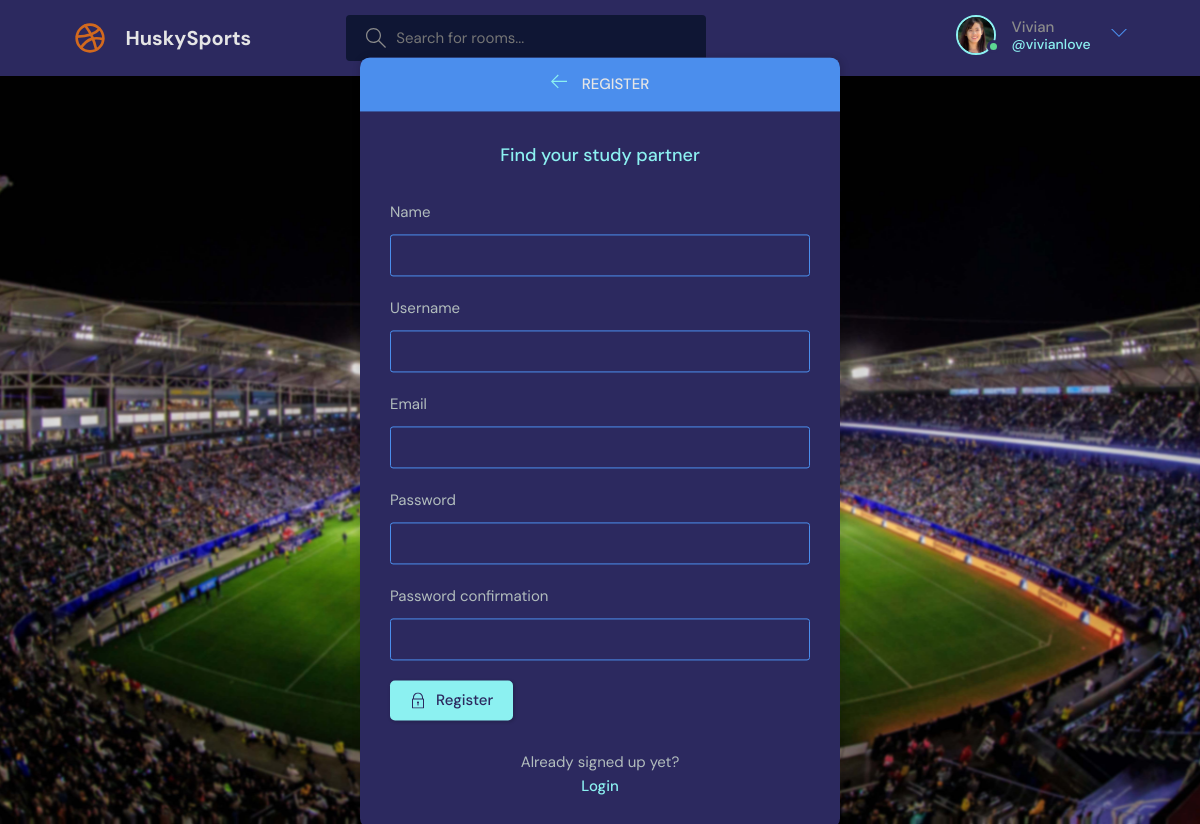
The app's page /register/ (signed in) with its own data.
### baseapp/models.py (models this page shows)
class User(AbstractUser):
    name = models.CharField(max_length=200, null=True)
    email = models.EmailField( unique=True, null=True)
    bio = models.TextField(null=True)
    avatar = models.ImageField(null=True, default="avatar.svg")
    USERNAME_FIELD = 'email'
    REQUIRED_FIELDS = ['username']

### baseapp/views.py (the view, shortened to what this page needs)
# urls.py: path('register/', views.registerPage, name="register"),
def registerPage(request):
    form = MyUserCreationForm()
    return render(request, 'baseapp/login_register.html', {'form': form})

### baseapp/forms.py
class MyUserCreationForm(UserCreationForm):
    class Meta:
        model = User
        fields = ['name', 'username', 'email', 'password1', 'password2']

### baseapp/templates/baseapp/login_register.html (shortened to what this page needs)
{% extends 'main.html' %}
{% block content %}
<main class="auth layout">
  {% if page == 'login' %}
  <div class="container">
    <div class="layout__box">
      <div class="layout__boxHeader">
        <div class="layout__boxTitle">
          <a href="{% url 'home' %}">
            <svg version="1.1" xmlns="http://www.w3.org/2000/svg" width="32" height="32" viewBox="0 0 32 32">
              <title>arrow-left</title>
              <path
                d="M13.723 2.286l-13.723 13.714 13.719 13.714 1.616-1.611-10.96-10.96h27.625v-2.286h-27.625l10.965-10.965-1.616-1.607z"
              ></path>
            </svg>
          </a>
          <h3>Login</h3>
        </div>
      </div>
      <div class="layout__body">
        <h2 class="auth__tagline">Find your study partner</h2>
        <form class="form" method="POST" action="">
          {% csrf_token %}
          <div class="form__group form__group">
            <label for="room_name">Email</label>
            <input id="username" name="email" type="text" placeholder="e.g. jack@gmail.com" />
          </div>
          <div class="form__group">
            <label for="password">Password</label>
            <input
              id="password"
              name="password"
              type="password"
              placeholder="&bull;&bull;&bull;&bull;&bull;&bull;&bull;&bull;"
            />
          </div>
          <button class="btn btn--main" type="submit">
            <svg
              version="1.1"
              xmlns="http://www.w3.org/2000/svg"
              width="32"
              height="32"
              viewBox="0 0 32 32"
            >
              <title>lock</title>
              <path
                d="M27 12h-1v-2c0-5.514-4.486-10-10-10s-10 4.486-10 10v2h-1c-0.553 0-1 0.447-1 1v18c0 0.553 0.447 1 1 1h22c0.553 0 1-0.447 1-1v-18c0-0.553-0.447-1-1-1zM8 10c0-4.411 3.589-8 8-8s8 3.589 8 8v2h-16v-2zM26 30h-20v-16h20v16z"
              ></path>
              <path
                d="M15 21.694v4.306h2v-4.306c0.587-0.348 1-0.961 1-1.694 0-1.105-0.895-2-2-2s-2 0.895-2 2c0 0.732 0.413 1.345 1 1.694z"
              ></path>
            </svg>
            Login
          </button>
        </form>
        <div class="auth__action">
          <p>Haven't signed up yet?</p>
          <a href="{% url 'register' %}" class="btn btn--link">Sign Up</a>
        </div>
      </div>
    </div>
  </div>
  {% else %}
  <div class="container">
    <div class="layout__box">
      <div class="layout__boxHeader">
        <div class="layout__boxTitle">
          <a href="{% url 'home' %}">
            <svg version="1.1" xmlns="http://www.w3.org/2000/svg" width="32" height="32" viewBox="0 0 32 32">
              <title>arrow-left</title>
              <path
                d="M13.723 2.286l-13.723 13.714 13.719 13.714 1.616-1.611-10.96-10.96h27.625v-2.286h-27.625l10.965-10.965-1.616-1.607z"
              ></path>
            </svg>
          </a>
          <h3>Register</h3>
        </div>
      </div>
      <div class="layout__body">
        <h2 class="auth__tagline">Find your study partner</h2>
        <form class="form" method="POST" action="">
          {% for field in form %}
          <div class="form__group form__group">
            <label for="room_name">{{field.label}}</label>
            {{field}}
          </div>
          {% endfor %}
          <button class="btn btn--main" type="submit">
            Register
          </button>
        </form>
        <div class="auth__action">
          <p>Already signed up yet?</p>
          <a href="{% url 'login' %}" class="btn btn--link">Login</a>
        </div>
      </div>
    </div>
  </div>
  {% endif %}
</main>
{% endblock content %}

### templates/navbar.html (shortened to what this page needs)
{% load static %}
<header class="header header--loggedIn">
    <div class="container">
      <a href="{% url 'home' %}" class="header__logo">
        <img src="{% static 'images/logo.svg' %}" />
        <h1>HuskySports</h1>
      </a>
      <form class="header__search" method="GET" action="{% url 'home' %}">
        <label>
          <input name="q" placeholder="Search for rooms..." />
        </label>
      </form>
      <nav class="header__menu">
        {% if request.user.is_authenticated %}
        <div class="header__user">
          <a href="{% url 'update-user' %}">
            <div class="avatar avatar--medium active">
              <img src="{{request.user.avatar.url}}" />
            </div>
            <p>{{request.user.name}}<span>@{{request.user.username}}</span></p>
          </a>
          <button class="dropdown-button">
            <svg version="1.1" xmlns="http://www.w3.org/2000/svg" width="32" height="32" viewBox="0 0 32 32">
              <title>chevron-down</title>
              <path d="M16 21l-13-13h-3l16 16 16-16h-3l-13 13z"></path>
            </svg>
          </button>
        </div>
        {% else %}
        <a href="{% url 'login' %}">
          <img src="{% static 'images/avatar.svg' %}" />
          <p>Login</p>
        </a>
        {% endif %}
      </nav>
    </div>
  </header>

### records on screen
User: user.avatar (picture), user.name "Vivian", user.username "vivianlove"

### other values on screen
{{ field.label }} "Name" "Username" "Email" "Password" "Password confirmation"
